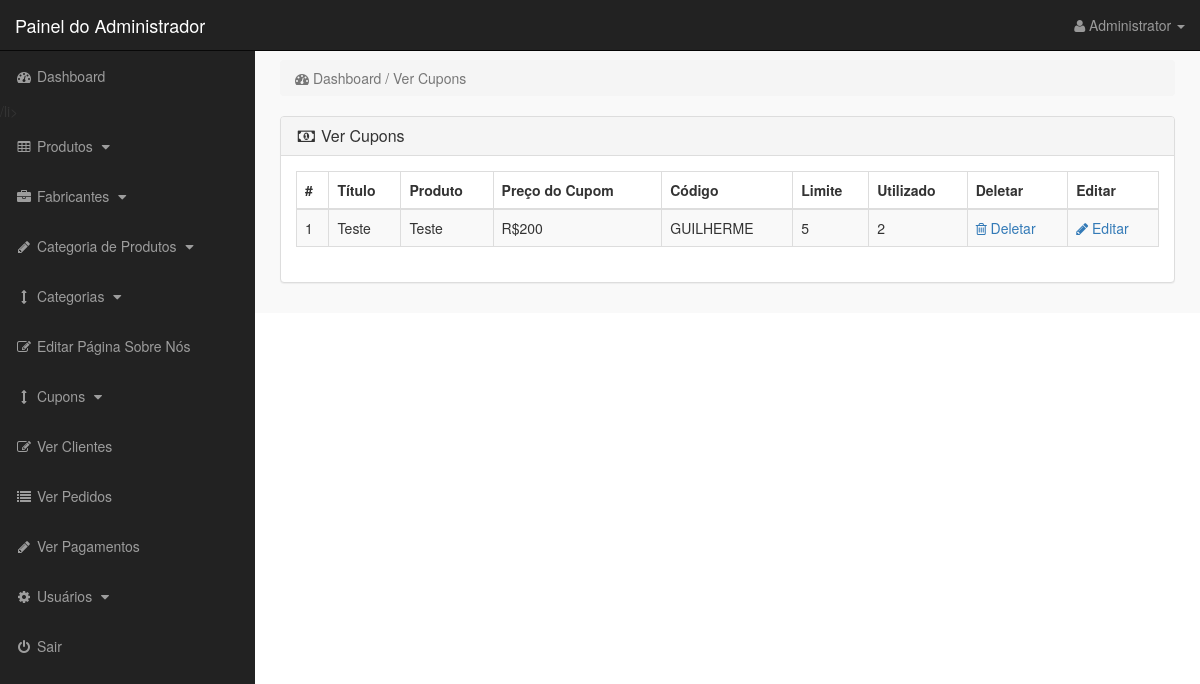
/admin_area/index.php?view_coupons (signed in), run on an earlier commit of the app's database.
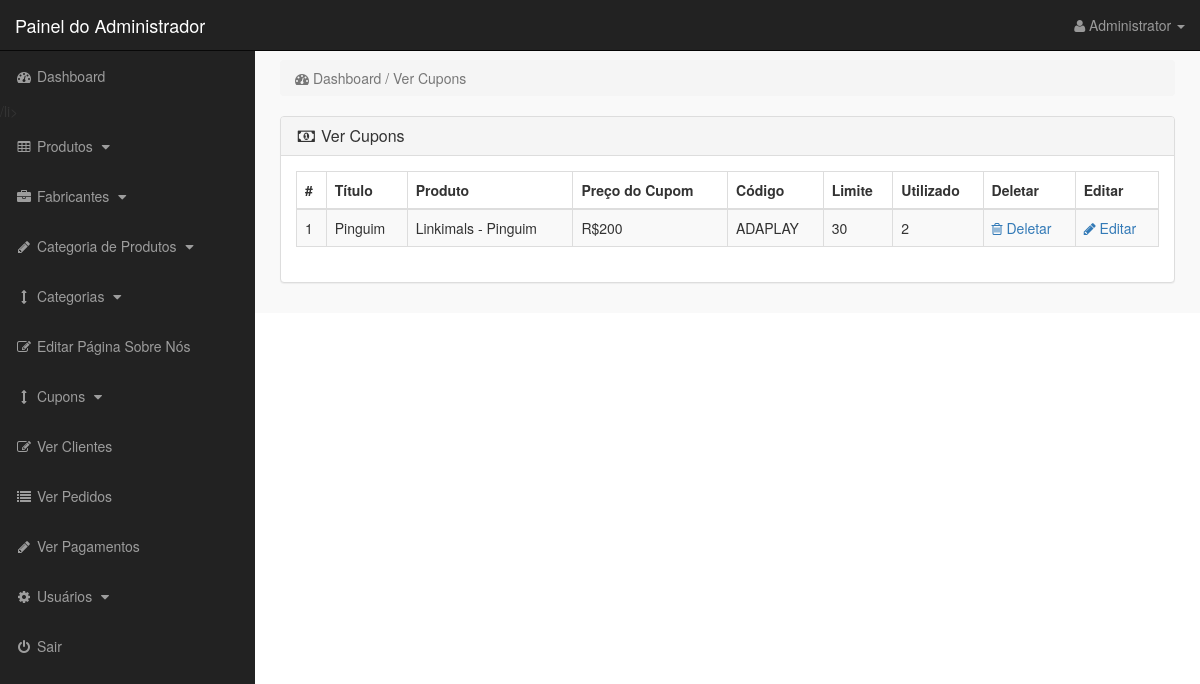
And on a later commit of the database.
### tables this page shows
CREATE TABLE `coupons` (
  `coupon_id` int(10) NOT NULL,
  `product_id` int(10) NOT NULL,
  `coupon_title` varchar(255) NOT NULL,
  `coupon_price` varchar(255) NOT NULL,
  `coupon_code` varchar(255) NOT NULL,
  `coupon_limit` int(100) NOT NULL,
  `coupon_used` int(100) NOT NULL
);

CREATE TABLE `products` (
  `product_id` int(10) NOT NULL,
  `p_cat_id` int(10) NOT NULL,
  `cat_id` int(10) NOT NULL,
  `manufacturer_id` int(10) NOT NULL,
  `date` timestamp NOT NULL DEFAULT current_timestamp() ON UPDATE current_timestamp(),
  `product_title` text NOT NULL,
  `product_url` text NOT NULL,
  `product_img1` text NOT NULL,
  `product_img2` text NOT NULL,
  `product_img3` text NOT NULL,
  `product_price` int(10) NOT NULL,
  `product_psp_price` int(100) NOT NULL,
  `product_desc` text NOT NULL,
  `product_features` text NOT NULL,
  `product_video` text NOT NULL,
  `product_keywords` text NOT NULL,
  `product_label` text NOT NULL,
  `status` varchar(255) NOT NULL
);

### admin_area/view_coupons.php (the view)
<?php
if (!isset($_SESSION['admin_email'])) {
    echo "<script>window.open('login.php','_self')</script>";
} else {
?>
    <div class="row">
        <div class="col-lg-12">
            <ol class="breadcrumb">
                <li class="active">
                    <i class="fa fa-dashboard"></i> Dashboard / Ver Cupons
                </li>
            </ol>
        </div>
    </div>
    <div class="row">
        <div class="col-lg-12">
            <div class="panel panel-default">
                <div class="panel-heading">
                    <h3 class="panel-title">
                        <i class="fa fa-money fa-fw"></i> Ver Cupons
                    </h3>
                </div>
                <div class="panel-body">
                    <div class="table-responsive">
                        <table class="table table-bordered table-hover table-striped">
                            <thead>
                                <tr>
                                    <th>#</th>
                                    <th>Título </th>
                                    <th>Produto </th>
                                    <th>Preço do Cupom</th>
                                    <th>Código </th>
                                    <th>Limite </th>
                                    <th>Utilizado </th>
                                    <th>Deletar </th>
                                    <th>Editar </th>
                                </tr>
                            </thead>
                            <tbody>
                                <?php
                                $i = 0;
                                $get_coupons = "select * from coupons";
                                $run_coupons = mysqli_query($con, $get_coupons);
                                while ($row_coupons = mysqli_fetch_array($run_coupons)) {
                                    $coupon_id = $row_coupons['coupon_id'];
                                    $product_id = $row_coupons['product_id'];
                                    $coupon_title = $row_coupons['coupon_title'];
                                    $coupon_price = $row_coupons['coupon_price'];
                                    $coupon_code = $row_coupons['coupon_code'];
                                    $coupon_limit = $row_coupons['coupon_limit'];
                                    $coupon_used = $row_coupons['coupon_used'];
                                    $get_products = "select * from products where product_id='$product_id'";
                                    $run_products = mysqli_query($con, $get_products);
                                    $row_products = mysqli_fetch_array($run_products);
                                    $product_title = $row_products['product_title'];
                                    $i++;
                                ?>
                                    <tr>
                                        <td>
                                            <?php echo $i; ?>
                                        </td>
                                        <td>
                                            <?php echo $coupon_title; ?>
                                        </td>
                                        <td>
                                            <?php echo $product_title; ?>
                                        </td>
                                        <td>
                                            <?php echo "R$$coupon_price"; ?>
                                        </td>
                                        <td>
                                            <?php echo $coupon_code; ?>
                                        </td>
                                        <td>
                                            <?php echo $coupon_limit; ?>
                                        </td>
                                        <td>
                                            <?php echo $coupon_used; ?>
                                        </td>
                                        <td>
                                            <a href="index.php?delete_coupon=<?php echo $coupon_id; ?>">
                                                <i class="fa fa-trash-o"></i> Deletar
                                            </a>
                                        </td>
                                        <td>
                                            <a href="index.php?edit_coupon=<?php echo $coupon_id; ?>">
                                                <i class="fa fa-pencil"></i> Editar
                                            </a>
                                        </td>
                                    </tr>
                                <?php } ?>
                            </tbody>
                        </table>
                    </div>
                </div>
            </div>
        </div>
    </div>
<?php } ?>

What changed in the data, as far as the page shows it:
removed coupons: coupon_title "Teste", product.product_title "Teste", coupon_price "200", coupon_code "GUILHERME", coupon_limit "5", coupon_used "2"
added coupons: coupon_title "Pinguim", product.product_title "Linkimals - Pinguim", coupon_price "200", coupon_code "ADAPLAY", coupon_limit "30", coupon_used "2"
